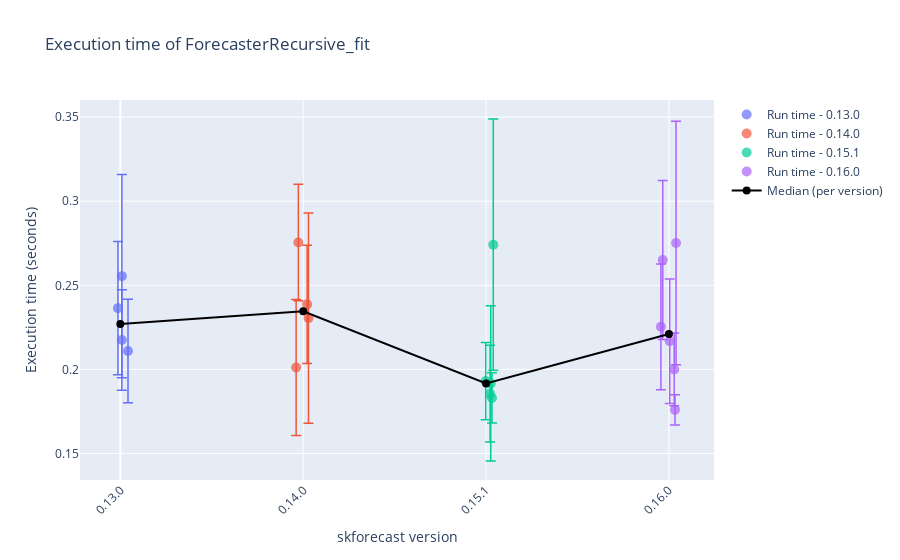
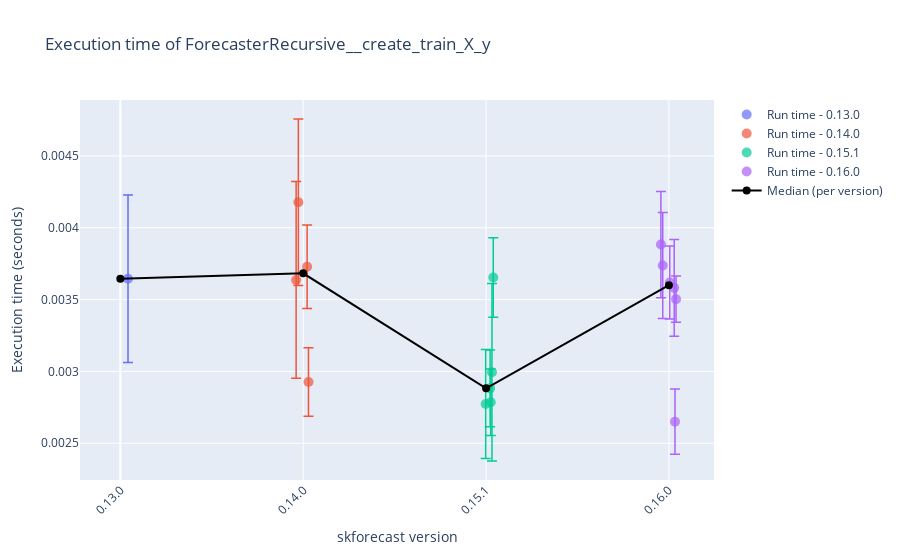
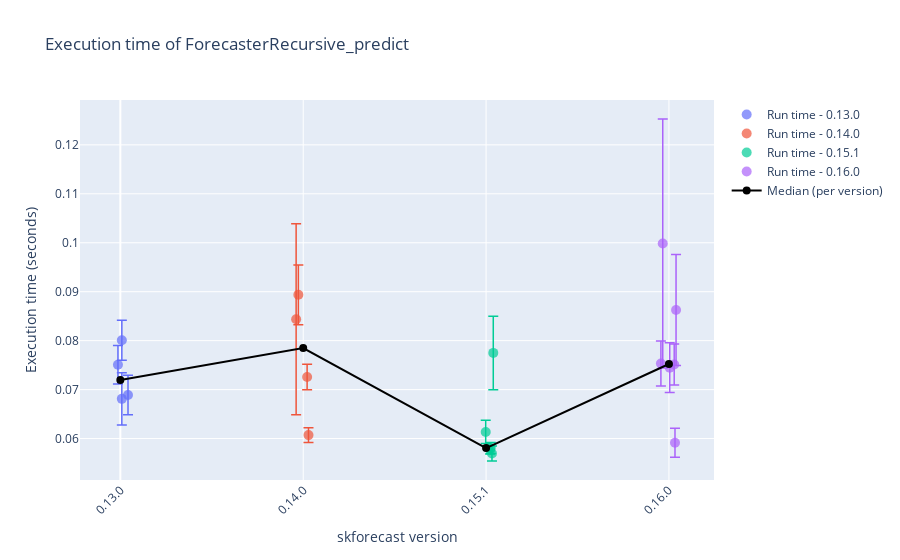
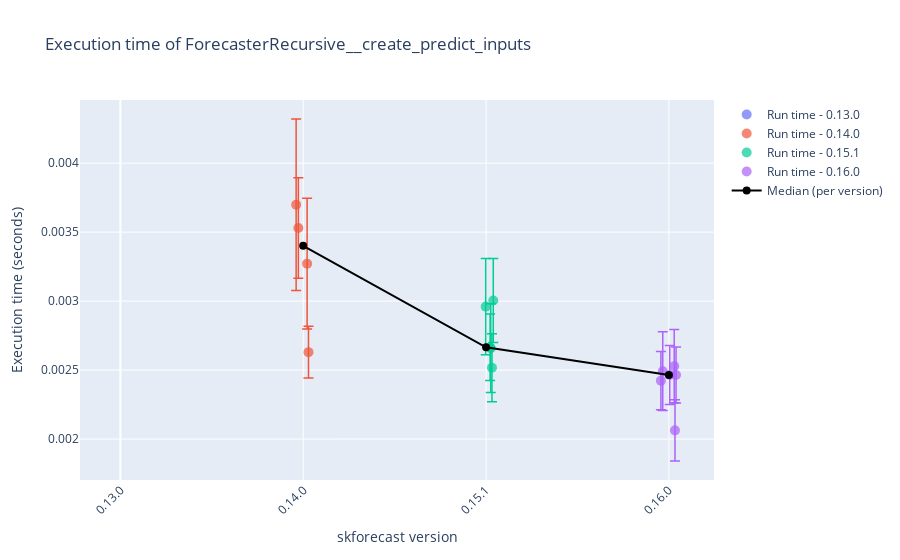

The notebook cell saved with these charts, in order:
### Code cell
# Plot results
# ==============================================================================
results_benchmark_all = joblib.load("./benchmark.joblib")
results_benchmark = results_benchmark_all.query("forecaster_name in ['ForecasterRecursive', 'ForecasterAutoreg']").copy()
results_benchmark = results_benchmark.query("regressor_name == 'LGBMRegressor'").copy()
for function_name in results_benchmark['function_name'].unique():
    df = results_benchmark.query(f"function_name == '{function_name}'").copy()
    display(df)
    plot_benchmark_results(df, function_name)
